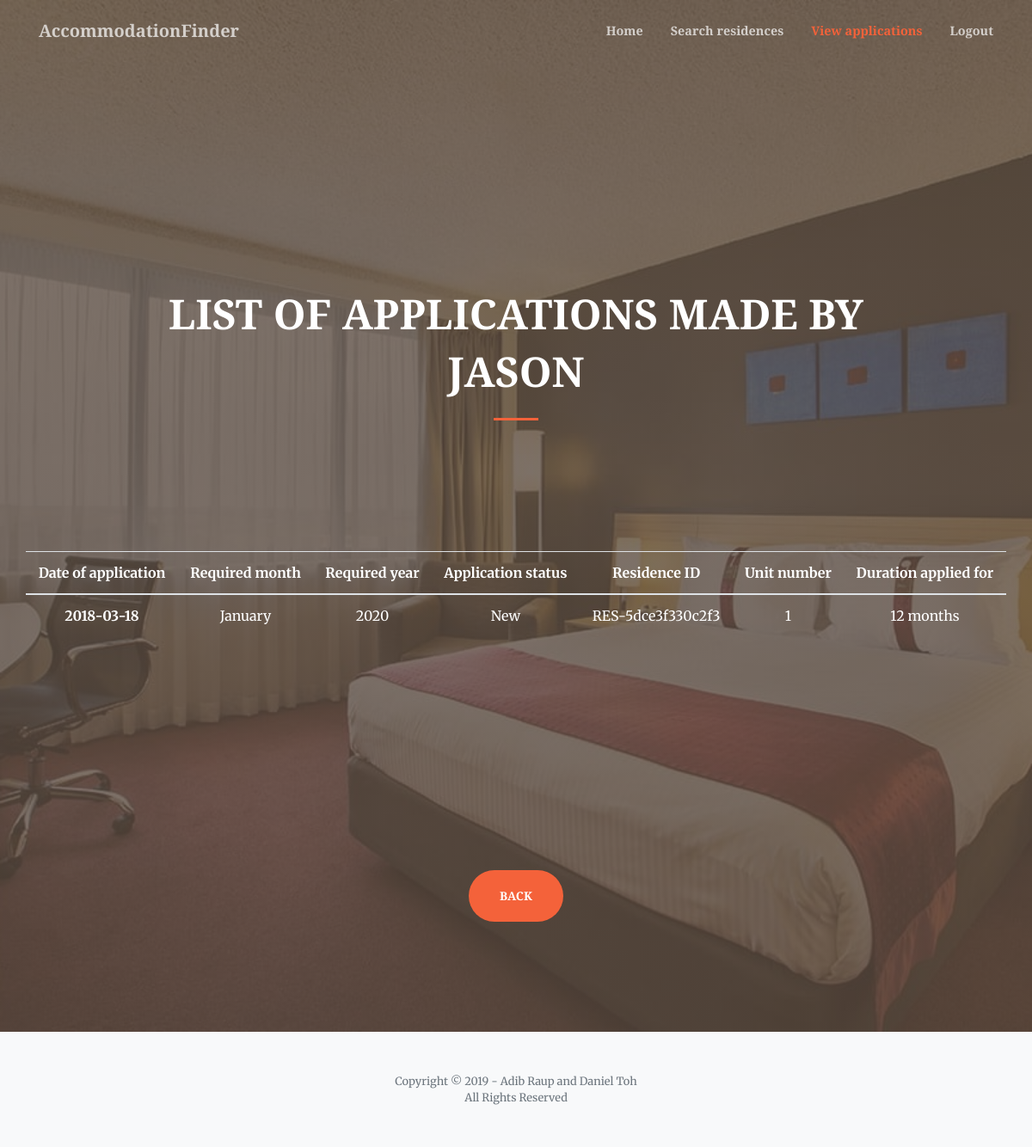
The page /applicantViewApplications.php (signed in) on the database its author committed.
### tables this page shows
CREATE TABLE `application` (
  `applyID` varchar(20) NOT NULL,
  `applyDate` date NOT NULL,
  `reqMonth` char(10) NOT NULL,
  `reqYear` int(4) NOT NULL,
  `status` char(10) NOT NULL,
  `applyUName` varchar(30) NOT NULL,
  `resID` varchar(20) NOT NULL,
  `unitNo` int(10) NOT NULL,
  `duration` varchar(10) NOT NULL,
  PRIMARY KEY (`applyID`),
  FOREIGN KEY (`applyUName`) REFERENCES users(`username`),
  FOREIGN KEY (`resID`) REFERENCES residence(`resID`)
);

### applicantViewApplications.php (the view, shortened to what this page needs)
<!DOCTYPE html>
<html lang="en">
<head>
  <link href="vendor/fontawesome-free/css/all.min.css" rel="stylesheet" type="text/css">
  <link href="vendor/magnific-popup/magnific-popup.css" rel="stylesheet">
  <link href="css/creative3.5.min.css" rel="stylesheet">
</head>
<body id="page-top">
  <nav class="navbar navbar-expand-lg navbar-light fixed-top py-3" id="mainNav">
    <div class="container">
      <a class="navbar-brand js-scroll-trigger" href="index.html">AccommodationFinder</a>
      <div class="collapse navbar-collapse" id="navbarResponsive">
        <ul class="navbar-nav ml-auto my-2 my-lg-0">
          <li class="nav-item">
            <a class="nav-link js-scroll-trigger" href="applicantHome.php">Home</a>
          </li>
          <li class="nav-item">
            <a class="nav-link js-scroll-trigger" href="searchAccommodation.html">Search residences</a>
          </li>
          <li class="nav-item">
            <a class="nav-link js-scroll-trigger" href="#page-top">View applications</a>
          </li>
          <li class="nav-item">
            <a class="nav-link js-scroll-trigger" href="index.html">Logout</a>
          </li>
        </ul>
      </div>
    </div>
  </nav>
  <header class="masthead">
    <div class="container h-100">
      <div class="row h-100 align-items-center justify-content-center text-center">
        <div class="col-lg-10 align-self-end">
          <h1 class="text-uppercase text-white font-weight-bold"><font size="7">List of applications
            made by <?php echo $_SESSION["Username"]; ?></font></h1>
          <hr class="divider my-4">
        </div>
          <table class="table table-hover">
            <thead>
              <tr>
                <th><font color="white">Date of application</font></th>
                <th><font color="white">Required month</font></th>
                <th><font color="white">Required year</font></th>
                <th><font color="white">Application status</font></th>
                <th><font color="white">Residence ID</font></th>
                <th><font color="white">Unit number</font></th>
                <th><font color="white">Duration applied for</font></th>
              </tr>
            </thead>
            <tbody>
              <?php
              $servername = "localhost";
              $username = "root";
              $password = "";
              $conn = new mysqli($servername, $username, $password);
              $conn->select_db("accommodationfinder");
              $uName = $_SESSION["Username"];
              $lq = "SELECT * FROM application WHERE applyUName = '$uName'";
              $res = $conn->query($lq);
              foreach($res as $opt){
              ?>
                <tr>
                  <th scope="row" class="date"><font color="white"><?php echo $opt['applyDate']?></font></th>
                  <td class="month"><font color="white"><?php echo $opt['reqMonth']?></font></td>
                  <td class="year"><font color="white"><?php echo $opt['reqYear']?></font></td>
                  <td class="status"><font color="white"><?php echo $opt['status']?></font></td>
                  <td class="status"><font color="white"><?php echo $opt['resID']?></font></td>
                  <td class="status"><font color="white"><?php echo $opt['unitNo']?></font></td>
                  <td class="status"><font color="white"><?php echo $opt['duration']?></font></td>
                </tr>
              <?php }?>
            </tbody>
          </table>
          <br><br>
        <a class="btn btn-primary btn-xl js-scroll-trigger" href="applicantHome.php">Back</a>
      </div>
    </div>
  </header>
  <footer class="bg-light py-5">
    <div class="container">
      <div class="small text-center text-muted">Copyright &copy; 2019 - Adib Raup and Daniel Toh</div>
      <div class="small text-center text-muted">All Rights Reserved</div>
    </div>
  </footer>
</body>
</html>

### rows shown on the page
application: applyDate "2018-03-18", reqMonth "January", reqYear "2020", status "New", resID "RES-5dce3f330c2f3", unitNo "1", duration "12 months"

### other values the page prints
$_SESSION["Username"] "JASON"
